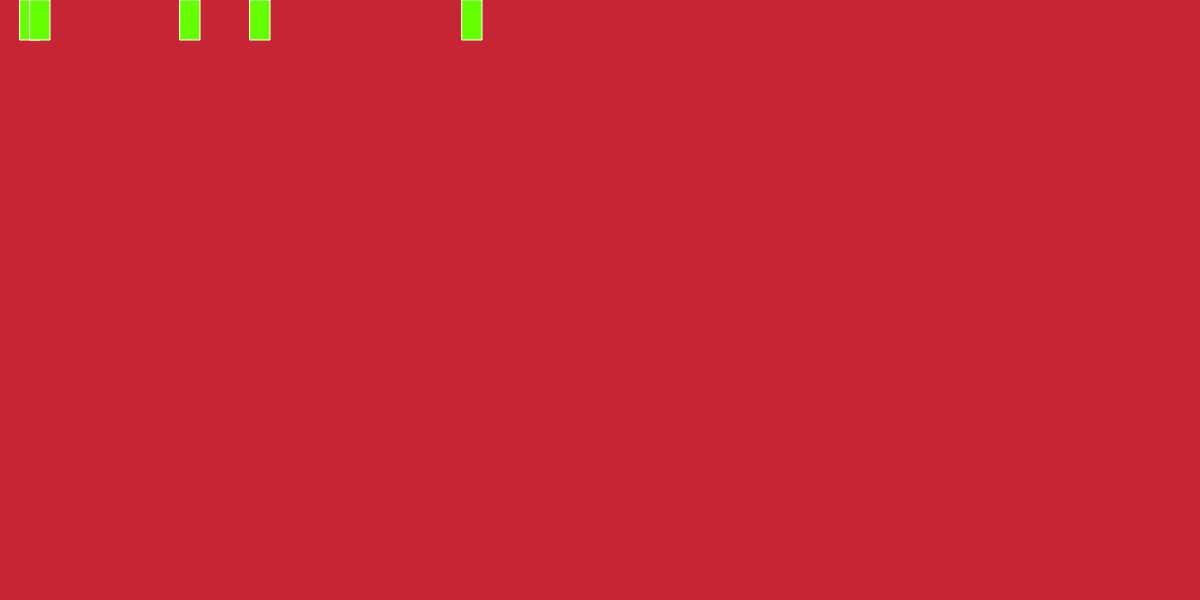
Frame 1 (no input)
Frame 60 (no input): identical to frame 1, image omitted
Frame 120 (the mouse pressed at the canvas centre since frame 60): identical to frame 1, image omitted

The p5.js sketch that drew this single still picture (run headless with seeded random() and noise() and a simulated clock; from frame 60 on, the mouse is pressed at the canvas centre):

// p5.js sketch
// ── sketch.js
///Define global variables
var rad = (20); //radius of the circle
var xpos, ypos //position of the shape
var xspeed = (3.5); //speed of the circle
var yspeed = (3.3); //speed of the circle
var xdirection = 1 //set circle's pattern of direction
var ydirection = 1
function setup() {
    // createCanvas( windowWidth, windowHeight );
    createCanvas( windowWidth, 600 );
    noStroke();
    ellipseMode(RADIUS);
  // Set the starting position of the circle
  xpos = width / 2;
  ypos = height / 2;
}
//set up variable
let numerator = 0

function draw() {
  //set background colors
    let red = floor( random(256) );
    let green = floor( random(256) );
    let blue = floor( random(256) );
    background( red, green, blue );
    frameRate(30);
    if(frameCount%60 > 30 ) {
      rect(width/2, height/2, 100, 100);
      textSize(24);

   // calculate the result
   let result = numerator % 9;

   // display the equation and result
   text( numerator + " % 9 = " + result, 10, 60 );

   // increment the numerator
   numerator = numerator + 1;
    }
    //draw both ellipses on the line
    eSize = 10;
    x1 = mouseX;
    y1 = height * round(0.25);
    x2 = sqrt(x1);
    y2 = height * 0.25;

    var x1 = map(mouseX, 0, width, 20, 100);
      ellipse(x1, 25, 25, 25);
      //This ellipse is constrained to the 0-100 range
      //after setting withinBounds to true

    // Draw the non-squared
    line(0, y1, width, y1);
    ellipse(x1, y1, eSize, eSize);

    // Draw the squared
    line(0, y2, width, y2);
    ellipse(x2, y2, eSize, eSize);

    // Draw dividing line
    stroke(150);
    line(0, height/2, width, height/2);
    //update the shape's position
    xpos = xpos + xspeed * xdirection;
    ypos = ypos + yspeed * ydirection;
    //correct the circle's movement if it exceeds the screen
    if (xpos > width - rad || xpos < rad) {
      xdirection*= -1;
    }
    if (ypos > height - rad || ypos < rad) {
      ydirection*= -1;
    }
    let xPosArr = [ 20, 30, 180, 250, 462 ];
    let yPos = 0;
    //draw the circle
    ellipse(xpos, ypos, rad, rad);
    background( 'rgb( 200, 37, 52 )' );

    stroke( 255 );
    fill( 'rgb( 100, 255, 0 )' );

    for( let idx = 0; idx < xPosArr.length; idx++ ) {
        // draw some boxes!
        rect( xPosArr[idx], yPos, 20, 40 );
    }

    yPos = (yPos + 1) % windowHeight;
  }
